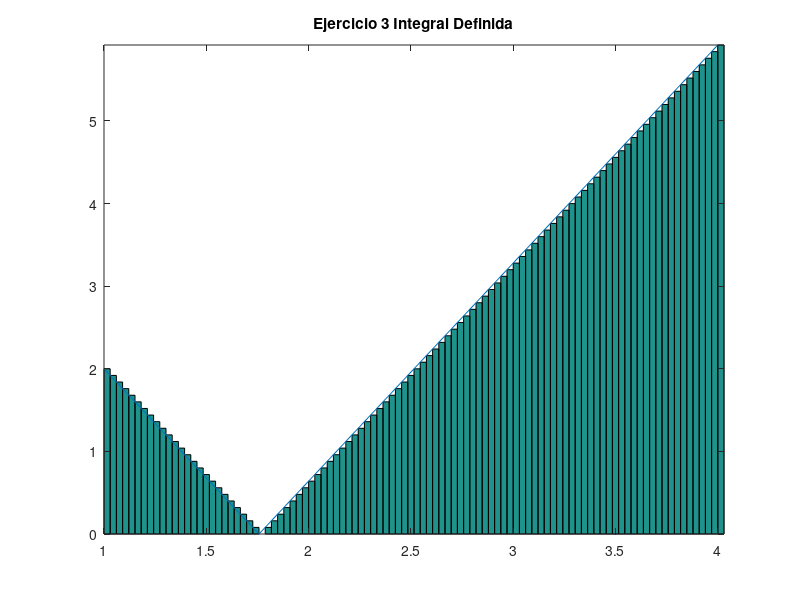

Reproduce this figure in MATLAB.
% Octave Script
% Title			:1.7 Funcion Primitiva
% Description		:Script para graficar el ejericio 21 de la actividad 1.7
% Author		:Luis Gerardo Cardozo Carranza (Gerard_CRS) luiscardozo161002@gmail.com
% Date			:20210517
% sion		        :1
% Usage			:octave> /path/Funcion_Primitiva_Actividad_1.7_Luis Gerardo Cardozo Carranza_3202
% Notes			:Requiere aplicacion octave usar en consola preferentemente.
%                       4
%Actividad_Ejercicio 21 ∫ x dx
%                      -4
%Limpia la pantalla y las variables.
clc, clear

%Define los intervalos y el numero de rectangulos.
a = -4;
b =  4;
n = 100;

%Determina la longitud de la base o el incremento de x.
base = (b-a)/n;

%Definicion de la funcion.
x =a:base:(b-base);

%Y esta representada por la variable altura
altura= abs(x+2);

%Establece   la    linea   que   forma  la funcion
x2 = linspace(1,4,100);
y2 = abs(x+2);

%Inicio del  intervalo, fin del intervalo, numero de rectangulos.
xa = linspace(1,4,100);
yab = abs(x+2);

%Dibuja una  grafica de barras una a lado de otra sin espacios
g = bar(xa,yab,'histc');

%Permite continuar  graficando  despues de que ya exista un grafica trazada
hold on

%Grafica la funcion
plot(x2,y2);

%Asigna un nombre a la grafica 
title("Ejercicio 3 Integral Definida");

%Ajusta la grafica a los datos.
axis tight
